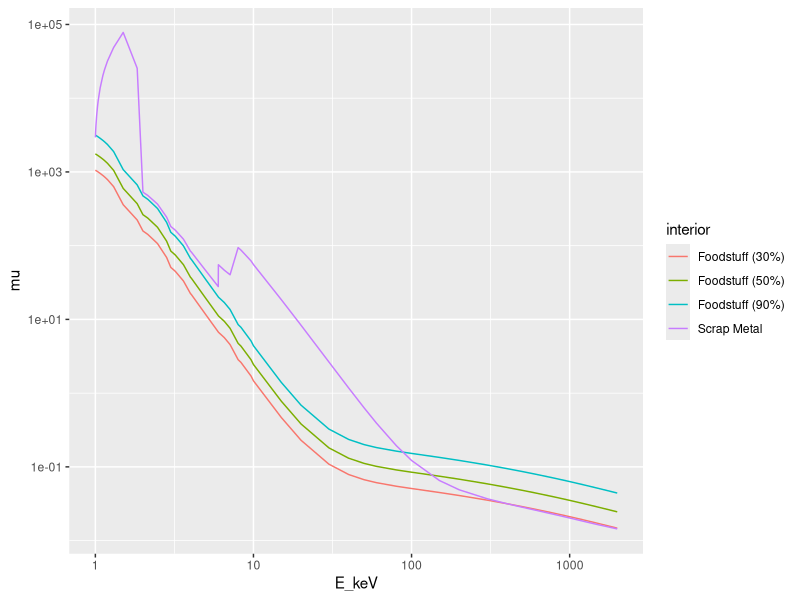

Generate this figure with R: (Note: this script raises an error after producing the figure.)
library(ggplot2)
library(dplyr)
library(tidyr)
#
# Atom attenuation coefficients ----
attenuation_coefficients <-
    rbind(
        data.frame(
            E_MeV = c(
                1.00000e-03, 1.50000e-03, 2.00000e-03, 3.00000e-03, 4.00000e-03,
                5.00000e-03, 6.00000e-03, 8.00000e-03, 1.00000e-02, 1.50000e-02,
                2.00000e-02, 3.00000e-02, 4.00000e-02, 5.00000e-02, 6.00000e-02,
                8.00000e-02, 1.00000e-01, 1.50000e-01, 2.00000e-01, 3.00000e-01,
                4.00000e-01, 5.00000e-01, 6.00000e-01, 8.00000e-01, 1.00000e+00,
                1.25000e+00, 1.50000e+00, 2.00000e+00, 3.00000e+00, 4.00000e+00,
                5.00000e+00, 6.00000e+00, 8.00000e+00, 1.00000e+01, 1.50000e+01,
                2.00000e+01
            ),
            mu_cm2_g = c(
                7.217e+00, 2.148e+00, 1.059e+00, 5.612e-01, 4.546e-01, 4.193e-01,
                4.042e-01, 3.914e-01, 3.854e-01, 3.764e-01, 3.695e-01, 3.570e-01,
                3.458e-01, 3.355e-01, 3.260e-01, 3.091e-01, 2.944e-01, 2.651e-01,
                2.429e-01, 2.112e-01, 1.893e-01, 1.729e-01, 1.599e-01, 1.405e-01,
                1.263e-01, 1.129e-01, 1.027e-01, 8.769e-02, 6.921e-02, 5.806e-02,
                5.049e-02, 4.498e-02, 3.746e-02, 3.254e-02, 2.539e-02, 2.153e-02
            ),
            atom = "H"
        ),
        data.frame(
            E_MeV = c(
                1.00000e-03, 1.50000e-03, 2.00000e-03, 3.00000e-03, 4.00000e-03,
                5.00000e-03, 6.00000e-03, 8.00000e-03, 1.00000e-02, 1.50000e-02,
                2.00000e-02, 3.00000e-02, 4.00000e-02, 5.00000e-02, 6.00000e-02,
                8.00000e-02, 1.00000e-01, 1.50000e-01, 2.00000e-01, 3.00000e-01,
                4.00000e-01, 5.00000e-01, 6.00000e-01, 8.00000e-01, 1.00000e+00,
                1.25000e+00, 1.50000e+00, 2.00000e+00, 3.00000e+00, 4.00000e+00,
                5.00000e+00, 6.00000e+00, 8.00000e+00, 1.00000e+01, 1.50000e+01,
                2.00000e+01
            ),
            mu_cm2_g = c(
                2.211e+03, 7.002e+02, 3.026e+02, 9.033e+01, 3.778e+01, 1.912e+01,
                1.095e+01, 4.576e+00, 2.373e+00, 8.071e-01, 4.420e-01, 2.562e-01,
                2.076e-01, 1.871e-01, 1.753e-01, 1.610e-01, 1.514e-01, 1.347e-01,
                1.229e-01, 1.066e-01, 9.546e-02, 8.715e-02, 8.058e-02, 7.076e-02,
                6.361e-02, 5.690e-02, 5.179e-02, 4.442e-02, 3.562e-02, 3.047e-02,
                2.708e-02, 2.469e-02, 2.154e-02, 1.959e-02, 1.698e-02, 1.575e-02
            ),
            atom = "C"
        ),
        data.frame(
            E_MeV = c(
                1.00000e-03, 1.50000e-03, 2.00000e-03, 3.00000e-03, 4.00000e-03,
                5.00000e-03, 6.00000e-03, 8.00000e-03, 1.00000e-02, 1.50000e-02,
                2.00000e-02, 3.00000e-02, 4.00000e-02, 5.00000e-02, 6.00000e-02,
                8.00000e-02, 1.00000e-01, 1.50000e-01, 2.00000e-01, 3.00000e-01,
                4.00000e-01, 5.00000e-01, 6.00000e-01, 8.00000e-01, 1.00000e+00,
                1.25000e+00, 1.50000e+00, 2.00000e+00, 3.00000e+00, 4.00000e+00,
                5.00000e+00, 6.00000e+00, 8.00000e+00, 1.00000e+01, 1.50000e+01,
                2.00000e+01
            ),
            mu_cm2_g = c(
                3.311e+03, 1.083e+03, 4.769e+02, 1.456e+02, 6.166e+01, 3.144e+01,
                1.809e+01, 7.562e+00, 3.879e+00, 1.236e+00, 6.178e-01, 3.066e-01,
                2.288e-01, 1.980e-01, 1.817e-01, 1.639e-01, 1.529e-01, 1.353e-01,
                1.233e-01, 1.068e-01, 9.557e-02, 8.719e-02, 8.063e-02, 7.081e-02,
                6.364e-02, 5.693e-02, 5.180e-02, 4.450e-02, 3.579e-02, 3.073e-02,
                2.742e-02, 2.511e-02, 2.209e-02, 2.024e-02, 1.782e-02, 1.673e-02
            ),
            atom = "N"
        ),
        data.frame(
            E_MeV = c(
                1.00000e-03, 1.50000e-03, 2.00000e-03, 3.00000e-03, 4.00000e-03,
                5.00000e-03, 6.00000e-03, 8.00000e-03, 1.00000e-02, 1.50000e-02,
                2.00000e-02, 3.00000e-02, 4.00000e-02, 5.00000e-02, 6.00000e-02,
                8.00000e-02, 1.00000e-01, 1.50000e-01, 2.00000e-01, 3.00000e-01,
                4.00000e-01, 5.00000e-01, 6.00000e-01, 8.00000e-01, 1.00000e+00,
                1.25000e+00, 1.50000e+00, 2.00000e+00, 3.00000e+00, 4.00000e+00,
                5.00000e+00, 6.00000e+00, 8.00000e+00, 1.00000e+01, 1.50000e+01,
                2.00000e+01
            ),
            mu_cm2_g = c(
                4.590e+03, 1.549e+03, 6.949e+02, 2.171e+02, 9.315e+01, 4.790e+01,
                2.770e+01, 1.163e+01, 5.952e+00, 1.836e+00, 8.651e-01, 3.779e-01,
                2.585e-01, 2.132e-01, 1.907e-01, 1.678e-01, 1.551e-01, 1.361e-01,
                1.237e-01, 1.070e-01, 9.566e-02, 8.729e-02, 8.070e-02, 7.087e-02,
                6.372e-02, 5.697e-02, 5.185e-02, 4.459e-02, 3.597e-02, 3.100e-02,
                2.777e-02, 2.552e-02, 2.263e-02, 2.089e-02, 1.866e-02, 1.770e-02
            ),
            atom = "O"
        ),
        data.frame(
            E_MeV = c(
                1.00000e-03, 1.03542e-03, 1.07210e-03, 1.07210e-03, 1.50000e-03,
                2.00000e-03, 3.00000e-03, 4.00000e-03, 5.00000e-03, 6.00000e-03,
                8.00000e-03, 1.00000e-02, 1.50000e-02, 2.00000e-02, 3.00000e-02,
                4.00000e-02, 5.00000e-02, 6.00000e-02, 8.00000e-02, 1.00000e-01,
                1.50000e-01, 2.00000e-01, 3.00000e-01, 4.00000e-01, 5.00000e-01,
                6.00000e-01, 8.00000e-01, 1.00000e+00, 1.25000e+00, 1.50000e+00,
                2.00000e+00, 3.00000e+00, 4.00000e+00, 5.00000e+00, 6.00000e+00,
                8.00000e+00, 1.00000e+01, 1.50000e+01, 2.00000e+01
            ),
            mu_cm2_g = c(
                6.542e+02, 5.960e+02, 5.429e+02, 6.435e+03, 3.194e+03, 1.521e+03,
                5.070e+02, 2.261e+02, 1.194e+02, 7.030e+01, 3.018e+01, 1.557e+01,
                4.694e+00, 2.057e+00, 7.197e-01, 3.969e-01, 2.804e-01, 2.268e-01,
                1.796e-01, 1.585e-01, 1.335e-01, 1.199e-01, 1.029e-01, 9.185e-02,
                8.372e-02, 7.736e-02, 6.788e-02, 6.100e-02, 5.454e-02, 4.968e-02,
                4.282e-02, 3.487e-02, 3.037e-02, 2.753e-02, 2.559e-02, 2.319e-02,
                2.181e-02, 2.023e-02, 1.970e-02
            ),
            atom = "Na"
        ),
        data.frame(
            E_MeV = c(
                1.00000e-03, 1.14237e-03, 1.30500e-03, 1.30500e-03, 1.50000e-03,
                2.00000e-03, 3.00000e-03, 4.00000e-03, 5.00000e-03, 6.00000e-03,
                8.00000e-03, 1.00000e-02, 1.50000e-02, 2.00000e-02, 3.00000e-02,
                4.00000e-02, 5.00000e-02, 6.00000e-02, 8.00000e-02, 1.00000e-01,
                1.50000e-01, 2.00000e-01, 3.00000e-01, 4.00000e-01, 5.00000e-01,
                6.00000e-01, 8.00000e-01, 1.00000e+00, 1.25000e+00, 1.50000e+00,
                2.00000e+00, 3.00000e+00, 4.00000e+00, 5.00000e+00, 6.00000e+00,
                8.00000e+00, 1.00000e+01, 1.50000e+01, 2.00000e+01
            ),
            mu_cm2_g = c(
                9.225e+02, 6.474e+02, 4.530e+02, 5.444e+03, 4.004e+03, 1.932e+03,
                6.585e+02, 2.974e+02, 1.583e+02, 9.381e+01, 4.061e+01, 2.105e+01,
                6.358e+00, 2.763e+00, 9.306e-01, 4.881e-01, 3.292e-01, 2.570e-01,
                1.951e-01, 1.686e-01, 1.394e-01, 1.245e-01, 1.065e-01, 9.492e-02,
                8.647e-02, 7.988e-02, 7.008e-02, 6.296e-02, 5.629e-02, 5.129e-02,
                4.426e-02, 3.613e-02, 3.159e-02, 2.873e-02, 2.681e-02, 2.445e-02,
                2.313e-02, 2.168e-02, 2.127e-02
            ),
            atom = "Mg"
        ),
        data.frame(
            E_MeV = c(
                1.00000e-03, 1.50000e-03, 1.83890e-03, 1.83890e-03, 2.00000e-03,
                3.00000e-03, 4.00000e-03, 5.00000e-03, 6.00000e-03, 8.00000e-03,
                1.00000e-02, 1.50000e-02, 2.00000e-02, 3.00000e-02, 4.00000e-02,
                5.00000e-02, 6.00000e-02, 8.00000e-02, 1.00000e-01, 1.50000e-01,
                2.00000e-01, 3.00000e-01, 4.00000e-01, 5.00000e-01, 6.00000e-01,
                8.00000e-01, 1.00000e+00, 1.25000e+00, 1.50000e+00, 2.00000e+00,
                3.00000e+00, 4.00000e+00, 5.00000e+00, 6.00000e+00, 8.00000e+00,
                1.00000e+01, 1.50000e+01, 2.00000e+01
            ),
            mu_cm2_g = c(
                1.570e+03, 5.355e+02, 3.092e+02, 3.192e+03, 2.777e+03, 9.784e+02,
                4.529e+02, 2.450e+02, 1.470e+02, 6.468e+01, 3.389e+01, 1.034e+01,
                4.464e+00, 1.436e+00, 7.012e-01, 4.385e-01, 3.207e-01, 2.228e-01,
                1.835e-01, 1.448e-01, 1.275e-01, 1.082e-01, 9.614e-02, 8.748e-02,
                8.077e-02, 7.082e-02, 6.361e-02, 5.688e-02, 5.183e-02, 4.480e-02,
                3.678e-02, 3.240e-02, 2.967e-02, 2.788e-02, 2.574e-02, 2.462e-02,
                2.352e-02, 2.338e-02
            ),
            atom = "Si"
        ),
        data.frame(
            E_MeV = c(
                1.00000e-03, 1.50000e-03, 2.00000e-03, 2.14550e-03, 2.14550e-03,
                3.00000e-03, 4.00000e-03, 5.00000e-03, 6.00000e-03, 8.00000e-03,
                1.00000e-02, 1.50000e-02, 2.00000e-02, 3.00000e-02, 4.00000e-02,
                5.00000e-02, 6.00000e-02, 8.00000e-02, 1.00000e-01, 1.50000e-01,
                2.00000e-01, 3.00000e-01, 4.00000e-01, 5.00000e-01, 6.00000e-01,
                8.00000e-01, 1.00000e+00, 1.25000e+00, 1.50000e+00, 2.00000e+00,
                3.00000e+00, 4.00000e+00, 5.00000e+00, 6.00000e+00, 8.00000e+00,
                1.00000e+01, 1.50000e+01, 2.00000e+01
            ),
            mu_cm2_g = c(
                1.913e+03, 6.547e+02, 3.018e+02, 2.494e+02, 2.473e+03, 1.118e+03,
                5.242e+02, 2.860e+02, 1.726e+02, 7.660e+01, 4.035e+01, 1.239e+01,
                5.352e+00, 1.700e+00, 8.096e-01, 4.916e-01, 3.494e-01, 2.324e-01,
                1.865e-01, 1.432e-01, 1.250e-01, 1.055e-01, 9.359e-02, 8.511e-02,
                7.854e-02, 6.884e-02, 6.182e-02, 5.526e-02, 5.039e-02, 4.358e-02,
                3.590e-02, 3.172e-02, 2.915e-02, 2.747e-02, 2.552e-02, 2.452e-02,
                2.364e-02, 2.363e-02
            ),
            atom = "P"
        ),
        data.frame(
            E_MeV = c(
                1.00000e-03, 1.50000e-03, 2.00000e-03, 2.47200e-03, 2.47200e-03,
                3.00000e-03, 4.00000e-03, 5.00000e-03, 6.00000e-03, 8.00000e-03,
                1.00000e-02, 1.50000e-02, 2.00000e-02, 3.00000e-02, 4.00000e-02,
                5.00000e-02, 6.00000e-02, 8.00000e-02, 1.00000e-01, 1.50000e-01,
                2.00000e-01, 3.00000e-01, 4.00000e-01, 5.00000e-01, 6.00000e-01,
                8.00000e-01, 1.00000e+00, 1.25000e+00, 1.50000e+00, 2.00000e+00,
                3.00000e+00, 4.00000e+00, 5.00000e+00, 6.00000e+00, 8.00000e+00,
                1.00000e+01, 1.50000e+01, 2.00000e+01
            ),
            mu_cm2_g = c(
                2.429e+03, 8.342e+02, 3.853e+02, 2.168e+02, 2.070e+03, 1.339e+03,
                6.338e+02, 3.487e+02, 2.116e+02, 9.465e+01, 5.012e+01, 1.550e+01,
                6.708e+00, 2.113e+00, 9.872e-01, 5.849e-01, 4.053e-01, 2.585e-01,
                2.020e-01, 1.506e-01, 1.302e-01, 1.091e-01, 9.665e-02, 8.781e-02,
                8.102e-02, 7.098e-02, 6.373e-02, 5.697e-02, 5.193e-02, 4.498e-02,
                3.715e-02, 3.293e-02, 3.036e-02, 2.872e-02, 2.682e-02, 2.589e-02,
                2.517e-02, 2.529e-02
            ),
            atom = "S"
        ),
        data.frame(
            E_MeV = c(
                1.00000e-03, 1.50000e-03, 2.00000e-03, 2.82240e-03, 2.82240e-03,
                3.00000e-03, 4.00000e-03, 5.00000e-03, 6.00000e-03, 8.00000e-03,
                1.00000e-02, 1.50000e-02, 2.00000e-02, 3.00000e-02, 4.00000e-02,
                5.00000e-02, 6.00000e-02, 8.00000e-02, 1.00000e-01, 1.50000e-01,
                2.00000e-01, 3.00000e-01, 4.00000e-01, 5.00000e-01, 6.00000e-01,
                8.00000e-01, 1.00000e+00, 1.25000e+00, 1.50000e+00, 2.00000e+00,
                3.00000e+00, 4.00000e+00, 5.00000e+00, 6.00000e+00, 8.00000e+00,
                1.00000e+01, 1.50000e+01, 2.00000e+01
            ),
            mu_cm2_g = c(
                2.832e+03, 9.771e+02, 4.520e+02, 1.774e+02, 1.637e+03, 1.473e+03,
                7.037e+02, 3.901e+02, 2.384e+02, 1.075e+02, 5.725e+01, 1.784e+01,
                7.739e+00, 2.425e+00, 1.117e+00, 6.483e-01, 4.395e-01, 2.696e-01,
                2.050e-01, 1.480e-01, 1.266e-01, 1.054e-01, 9.311e-02, 8.453e-02,
                7.795e-02, 6.826e-02, 6.128e-02, 5.478e-02, 4.994e-02, 4.328e-02,
                3.585e-02, 3.188e-02, 2.950e-02, 2.798e-02, 2.628e-02, 2.549e-02,
                2.496e-02, 2.520e-02
            ),
            atom = "Cl"
        ),
        data.frame(
            E_MeV = c(
                1.00000e-03, 1.50000e-03, 2.00000e-03, 3.00000e-03, 3.20290e-03,
                3.20290e-03, 4.00000e-03, 5.00000e-03, 6.00000e-03, 8.00000e-03,
                1.00000e-02, 1.50000e-02, 2.00000e-02, 3.00000e-02, 4.00000e-02,
                5.00000e-02, 6.00000e-02, 8.00000e-02, 1.00000e-01, 1.50000e-01,
                2.00000e-01, 3.00000e-01, 4.00000e-01, 5.00000e-01, 6.00000e-01,
                8.00000e-01, 1.00000e+00, 1.25000e+00, 1.50000e+00, 2.00000e+00,
                3.00000e+00, 4.00000e+00, 5.00000e+00, 6.00000e+00, 8.00000e+00,
                1.00000e+01, 1.50000e+01, 2.00000e+01
            ),
            mu_cm2_g = c(
                3.184e+03, 1.105e+03, 5.120e+02, 1.703e+02, 1.424e+02, 1.275e+03,
                7.572e+02, 4.225e+02, 2.593e+02, 1.180e+02, 6.316e+01, 1.983e+01,
                8.629e+00, 2.697e+00, 1.228e+00, 7.012e-01, 4.664e-01, 2.760e-01,
                2.043e-01, 1.427e-01, 1.205e-01, 9.953e-02, 8.776e-02, 7.958e-02,
                7.335e-02, 6.419e-02, 5.762e-02, 5.150e-02, 4.695e-02, 4.074e-02,
                3.384e-02, 3.019e-02, 2.802e-02, 2.667e-02, 2.517e-02, 2.451e-02,
                2.418e-02, 2.453e-02
            ),
            atom = "Ar"
        ),
        data.frame(
            E_MeV = c(
                1.00000e-03, 1.50000e-03, 2.00000e-03, 3.00000e-03, 3.60740e-03,
                3.60740e-03, 4.00000e-03, 5.00000e-03, 6.00000e-03, 8.00000e-03,
                1.00000e-02, 1.50000e-02, 2.00000e-02, 3.00000e-02, 4.00000e-02,
                5.00000e-02, 6.00000e-02, 8.00000e-02, 1.00000e-01, 1.50000e-01,
                2.00000e-01, 3.00000e-01, 4.00000e-01, 5.00000e-01, 6.00000e-01,
                8.00000e-01, 1.00000e+00, 1.25000e+00, 1.50000e+00, 2.00000e+00,
                3.00000e+00, 4.00000e+00, 5.00000e+00, 6.00000e+00, 8.00000e+00,
                1.00000e+01, 1.50000e+01, 2.00000e+01
            ),
            mu_cm2_g = c(
                4.058e+03, 1.418e+03, 6.592e+02, 2.198e+02, 1.327e+02, 1.201e+03,
                9.256e+02, 5.189e+02, 3.205e+02, 1.469e+02, 7.907e+01, 2.503e+01,
                1.093e+01, 3.413e+00, 1.541e+00, 8.679e-01, 5.678e-01, 3.251e-01,
                2.345e-01, 1.582e-01, 1.319e-01, 1.080e-01, 9.495e-02, 8.600e-02,
                7.922e-02, 6.929e-02, 6.216e-02, 5.556e-02, 5.068e-02, 4.399e-02,
                3.666e-02, 3.282e-02, 3.054e-02, 2.915e-02, 2.766e-02, 2.704e-02,
                2.687e-02, 2.737e-02
            ),
            atom = "K"
        ),
        data.frame(
            E_MeV = c(
                1.00000e-03, 1.50000e-03, 2.00000e-03, 3.00000e-03, 4.00000e-03,
                4.03810e-03, 4.03810e-03, 5.00000e-03, 6.00000e-03, 8.00000e-03,
                1.00000e-02, 1.50000e-02, 2.00000e-02, 3.00000e-02, 4.00000e-02,
                5.00000e-02, 6.00000e-02, 8.00000e-02, 1.00000e-01, 1.50000e-01,
                2.00000e-01, 3.00000e-01, 4.00000e-01, 5.00000e-01, 6.00000e-01,
                8.00000e-01, 1.00000e+00, 1.25000e+00, 1.50000e+00, 2.00000e+00,
                3.00000e+00, 4.00000e+00, 5.00000e+00, 6.00000e+00, 8.00000e+00,
                1.00000e+01, 1.50000e+01, 2.00000e+01
            ),
            mu_cm2_g = c(
                4.867e+03, 1.714e+03, 7.999e+02, 2.676e+02, 1.218e+02, 1.187e+02,
                1.023e+03, 6.026e+02, 3.731e+02, 1.726e+02, 9.341e+01, 2.979e+01,
                1.306e+01, 4.080e+00, 1.830e+00, 1.019e+00, 6.578e-01, 3.656e-01,
                2.571e-01, 1.674e-01, 1.376e-01, 1.116e-01, 9.783e-02, 8.851e-02,
                8.148e-02, 7.122e-02, 6.388e-02, 5.709e-02, 5.207e-02, 4.524e-02,
                3.780e-02, 3.395e-02, 3.170e-02, 3.035e-02, 2.892e-02, 2.839e-02,
                2.838e-02, 2.903e-02
            ),
            atom = "Ca"
        ),
        data.frame(
            E_MeV = c(
                1.00000e-03, 1.50000e-03, 2.00000e-03, 3.00000e-03, 4.00000e-03,
                5.00000e-03, 5.98920e-03, 5.98920e-03, 6.00000e-03, 8.00000e-03,
                1.00000e-02, 1.50000e-02, 2.00000e-02, 3.00000e-02, 4.00000e-02,
                5.00000e-02, 6.00000e-02, 8.00000e-02, 1.00000e-01, 1.50000e-01,
                2.00000e-01, 3.00000e-01, 4.00000e-01, 5.00000e-01, 6.00000e-01,
                8.00000e-01, 1.00000e+00, 1.25000e+00, 1.50000e+00, 2.00000e+00,
                3.00000e+00, 4.00000e+00, 5.00000e+00, 6.00000e+00, 8.00000e+00,
                1.00000e+01, 1.50000e+01, 2.00000e+01
            ),
            mu_cm2_g = c(
                7.405e+03, 2.694e+03, 1.277e+03, 4.339e+02, 1.988e+02, 1.080e+02,
                6.574e+01, 5.977e+02, 5.160e+02, 2.513e+02, 1.386e+02, 4.571e+01,
                2.038e+01, 6.434e+00, 2.856e+00, 1.550e+00, 9.639e-01, 4.905e-01,
                3.166e-01, 1.788e-01, 1.378e-01, 1.067e-01, 9.213e-02, 8.281e-02,
                7.598e-02, 6.620e-02, 5.930e-02, 5.295e-02, 4.832e-02, 4.213e-02,
                3.559e-02, 3.235e-02, 3.057e-02, 2.956e-02, 2.869e-02, 2.855e-02,
                2.920e-02, 3.026e-02
            ),
            atom = "Cr"
        ),
        data.frame(
            E_MeV = c(
                1.00000e-03, 1.50000e-03, 2.00000e-03, 3.00000e-03, 4.00000e-03,
                5.00000e-03, 6.00000e-03, 6.53900e-03, 6.53900e-03, 8.00000e-03,
                1.00000e-02, 1.50000e-02, 2.00000e-02, 3.00000e-02, 4.00000e-02,
                5.00000e-02, 6.00000e-02, 8.00000e-02, 1.00000e-01, 1.50000e-01,
                2.00000e-01, 3.00000e-01, 4.00000e-01, 5.00000e-01, 6.00000e-01,
                8.00000e-01, 1.00000e+00, 1.25000e+00, 1.50000e+00, 2.00000e+00,
                3.00000e+00, 4.00000e+00, 5.00000e+00, 6.00000e+00, 8.00000e+00,
                1.00000e+01, 1.50000e+01, 2.00000e+01
            ),
            mu_cm2_g = c(
                8.093e+03, 2.984e+03, 1.421e+03, 4.851e+02, 2.229e+02, 1.212e+02,
                7.350e+01, 5.803e+01, 4.520e+02, 2.734e+02, 1.514e+02, 5.027e+01,
                2.253e+01, 7.141e+00, 3.169e+00, 1.714e+00, 1.060e+00, 5.306e-01,
                3.367e-01, 1.838e-01, 1.391e-01, 1.062e-01, 9.133e-02, 8.192e-02,
                7.509e-02, 6.537e-02, 5.852e-02, 5.224e-02, 4.769e-02, 4.162e-02,
                3.524e-02, 3.213e-02, 3.045e-02, 2.952e-02, 2.875e-02, 2.871e-02,
                2.951e-02, 3.068e-02
            ),
            atom = "Mn"
        ),
        data.frame(
            E_MeV = c(
                1.00000e-03, 1.50000e-03, 2.00000e-03, 3.00000e-03, 4.00000e-03,
                5.00000e-03, 6.00000e-03, 7.11200e-03, 7.11200e-03, 8.00000e-03,
                1.00000e-02, 1.50000e-02, 2.00000e-02, 3.00000e-02, 4.00000e-02,
                5.00000e-02, 6.00000e-02, 8.00000e-02, 1.00000e-01, 1.50000e-01,
                2.00000e-01, 3.00000e-01, 4.00000e-01, 5.00000e-01, 6.00000e-01,
                8.00000e-01, 1.00000e+00, 1.25000e+00, 1.50000e+00, 2.00000e+00,
                3.00000e+00, 4.00000e+00, 5.00000e+00, 6.00000e+00, 8.00000e+00,
                1.00000e+01, 1.50000e+01, 2.00000e+01
            ),
            mu_cm2_g = c(
                9.085e+03, 3.399e+05, 1.626e+03, 5.576e+02, 2.567e+02, 1.398e+02,
                8.484e+01, 5.319e+01, 4.076e+02, 3.056e+02, 1.706e+02, 5.708e+01,
                2.568e+01, 8.176e+00, 3.629e+00, 1.958e+00, 1.205e+00, 5.952e-01,
                3.717e-01, 1.964e-01, 1.460e-01, 1.099e-01, 9.400e-02, 8.414e-02,
                7.704e-02, 6.699e-02, 5.995e-02, 5.350e-02, 4.883e-02, 4.265e-02,
                3.621e-02, 3.312e-02, 3.146e-02, 3.057e-02, 2.991e-02, 2.994e-02,
                3.092e-02, 3.224e-02
            ),
            atom = "Fe"
        ),
        data.frame(
            E_MeV = c(
                1.00000e-03, 1.00980e-03, 1.01970e-03, 1.01970e-03, 1.03119e-03,
                1.04280e-03, 1.04280e-03, 1.11565e-03, 1.19360e-03, 1.19360e-03,
                1.50000e-03, 2.00000e-03, 3.00000e-03, 4.00000e-03, 5.00000e-03,
                6.00000e-03, 8.00000e-03, 9.65860e-03, 9.65860e-03, 1.00000e-02,
                1.50000e-02, 2.00000e-02, 3.00000e-02, 4.00000e-02, 5.00000e-02,
                6.00000e-02, 8.00000e-02, 1.00000e-01, 1.50000e-01, 2.00000e-01,
                3.00000e-01, 4.00000e-01, 5.00000e-01, 6.00000e-01, 8.00000e-01,
                1.00000e+00, 1.25000e+00, 1.50000e+00, 2.00000e+00, 3.00000e+00,
                4.00000e+00, 5.00000e+00, 6.00000e+00, 8.00000e+00, 1.00000e+01,
                1.50000e+01, 2.00000e+01
            ),
            mu_cm2_g = c(
                1.553e+03, 1.518e+03, 1.484e+03, 3.804e+03, 5.097e+03, 6.518e+03,
                8.274e+03, 8.452e+03, 7.371e+03, 8.396e+03, 4.825e+03, 2.375e+03,
                8.311e+02, 3.865e+02, 2.118e+02, 1.290e+02, 5.875e+01, 3.505e+01,
                2.536e+02, 2.331e+02, 8.117e+01, 3.719e+01, 1.207e+01, 5.384e+00,
                2.892e+00, 1.760e+00, 8.364e-01, 4.973e-01, 2.341e-01, 1.617e-01,
                1.141e-01, 9.539e-02, 8.450e-02, 7.695e-02, 6.656e-02, 5.941e-02,
                5.296e-02, 4.834e-02, 4.235e-02, 3.634e-02, 3.360e-02, 3.225e-02,
                3.160e-02, 3.138e-02, 3.175e-02, 3.335e-02, 3.509e-02
            ),
            atom = "Zn"
        ),
        data.frame(
            E_MeV = c(
                1.00000e-03, 1.00404e-03, 1.00810e-03, 1.00810e-03, 1.50000e-03,
                2.00000e-03, 3.00000e-03, 4.00000e-03, 5.00000e-03, 6.00000e-03,
                8.00000e-03, 8.33280e-03, 8.33280e-03, 1.00000e-02, 1.50000e-02,
                2.00000e-02, 3.00000e-02, 4.00000e-02, 5.00000e-02, 6.00000e-02,
                8.00000e-02, 1.00000e-01, 1.50000e-01, 2.00000e-01, 3.00000e-01,
                4.00000e-01, 5.00000e-01, 6.00000e-01, 8.00000e-01, 1.00000e+00,
                1.25000e+00, 1.50000e+00, 2.00000e+00, 3.00000e+00, 4.00000e+00,
                5.00000e+00, 6.00000e+00, 8.00000e+00, 1.00000e+01, 1.50000e+01,
                2.00000e+01
            ),
            mu_cm2_g = c(
                9.855e+03, 9.753e+03, 9.654e+03, 1.099e+04, 4.234e+03, 2.049e+03,
                7.094e+02, 3.282e+02, 1.793e+02, 1.090e+02, 4.952e+01, 4.428e+01,
                3.294e+02, 2.090e+02, 7.081e+01, 3.220e+01, 1.034e+01, 4.600e+00,
                2.474e+00, 1.512e+00, 7.306e-01, 4.440e-01, 2.208e-01, 1.582e-01,
                1.154e-01, 9.765e-02, 8.698e-02, 7.944e-02, 6.891e-02, 6.160e-02,
                5.494e-02, 5.015e-02, 4.387e-02, 3.745e-02, 3.444e-02, 3.289e-02,
                3.210e-02, 3.164e-02, 3.185e-02, 3.320e-02, 3.476e-02
            ),
            atom = "Ni"
        )
    ) |>
    dplyr::filter(E_MeV <= 2)

# Bulk Material Mass Fractions ----

steel <- data.frame(
    atom = c("C", "N", "Si", "P", "S", "Cr", "Mn", "Fe", "Ni"),
    mass_fraction = c(
        0.000750, 0.001250, 0.005000, 0.000300, 0.000150, 0.180000,
        0.087500, 0.675050, 0.050000
    )
)

air <- data.frame(
    atom = c("C", "N", "O", "Ar"),
    mass_fraction = c(0.000124, 0.755268, 0.231781, 0.012827)
)

icrp <- data.frame(
    atom = c(
        "H", "C", "N", "O", "Na", "Mg",
        "P", "S", "Cl", "K", "Ca", "Fe", "Zn"
        ),
    mass_fraction = c(
        0.104472, 0.232190, 0.024880, 0.630238, 0.001130, 0.000130, 0.001330,
        0.001990, 0.001340, 0.001990, 0.000230, 0.000050, 0.000030
    )
)

# Scrap Metal Mass Fractions ----

get_scrap_metal <- function() {
    total_volume_cm3 <- 843.3 * 251.46 * 279.4

    df <-
        data.frame(
            material = c("Air", "Steel"),
            density_g_cm3 = c(0.001205, 7.86),
            allowed_mass_g = c(Inf, 2e7)
        ) |>
        mutate(volume_cm3 = total_volume_cm3 / density_g_cm3)

    df$volume_cm3[1] <- total_volume_cm3 - df$volume_cm3[2]

    df <- mutate(df,
        volume_fraction = volume_cm3 / total_volume_cm3,
        mass_g = density_g_cm3 * volume_cm3
    )
    total_mass_g = sum(df$mass_g)

    df$mass_fraction <- df$mass_g / total_mass_g

    scrap_metal <-
        rbind(
            mutate(air, scrap_fraction = df$mass_fraction[1]),
            mutate(steel, scrap_fraction = df$mass_fraction[2])
        ) |>
        mutate(
            total_mass_fraction = mass_fraction * scrap_fraction
        ) |>
        select(atom, total_mass_fraction) |>
        group_by(atom) |>
        summarise(mass_fraction = sum(total_mass_fraction))

    bulk_density_g_cm3 <- total_mass_g / total_volume_cm3

    return(list(bulk_density_g_cm3, scrap_metal))
}

# Foodstuff Mass Fractions ----

get_foodstuff <- function(packing_efficiency) {
    total_volume_cm3 <- 843.3 * 251.46 * 279.4

    df <-
        data.frame(
            material = c("Air", "ICRP"),
            density_g_cm3 = c(0.001205,1.0),
            volume_fraction = c(1 - packing_efficiency, packing_efficiency)
        ) |>
        mutate(
            volume_cm3 = volume_fraction * total_volume_cm3,
            mass_g = volume_cm3 * density_g_cm3
        )
    total_mass_g = sum(df$mass_g)
    bulk_density_g_cm3 = total_mass_g / total_volume_cm3

    df$mass_fraction <- df$mass_g / total_mass_g

    foodstuff <-
        rbind(
            mutate(air, food_fraction = df$mass_fraction[1]),
            mutate(icrp, food_fraction = df$mass_fraction[2])
        ) |>
        mutate(
            total_mass_fraction = mass_fraction * food_fraction
        ) |>
        select(atom, total_mass_fraction) |>
        group_by(atom) |>
        summarise(mass_fraction = sum(total_mass_fraction))

    return(list(bulk_density_g_cm3, foodstuff))
}

# Bulk attenuation coefficients ----

scrap_metal <- get_scrap_metal()
foodstuff50 <- get_foodstuff(0.5)
foodstuff90 <- get_foodstuff(0.9)
foodstuff30 <- get_foodstuff(0.3)

atomic_compositions <-
    rbind(
        mutate(
            scrap_metal[[2]],
            density = scrap_metal[[1]],
            material = "Scrap Metal"
        ),
        mutate(
            foodstuff30[[2]],
            density = foodstuff30[[1]],
            material = "Foodstuff (30%)"
        ),
        mutate(
            foodstuff50[[2]],
            density = foodstuff50[[1]],
            material = "Foodstuff (50%)"
        ),
        mutate(
            foodstuff90[[2]],
            density = foodstuff50[[1]],
            material = "Foodstuff (90%)"
        )
    )

atom_lookup <- Vectorize(function(.atom, .material) {
    output <- atomic_compositions |>
        filter(material == .material) |>
        filter(atom == .atom) |>
        pull(mass_fraction) |>
        unname()

    return(output[1])
})


materials <-
    attenuation_coefficients |>
    mutate(
        scrap_metal = unname(atom_lookup(atom, "Scrap Metal")),
        food30 = unname(atom_lookup(atom, "Foodstuff (30%)")),
        food50 = unname(atom_lookup(atom, "Foodstuff (50%)")),
        food90 = unname(atom_lookup(atom, "Foodstuff (90%)"))
    )

materials[is.na(materials$scrap_metal),]$scrap_metal <- 0
materials[is.na(materials$food30),]$food30 <- 0
materials[is.na(materials$food50),]$food50 <- 0
materials[is.na(materials$food90),]$food90 <- 0

materials <-
    materials |>
    rename(
        `Foodstuff (90%)` = food90,
        `Foodstuff (50%)` = food50,
        `Foodstuff (30%)` = food30,
        `Scrap Metal` = scrap_metal
    ) |>
    pivot_longer(
        cols = c(
            "Foodstuff (90%)",
            "Foodstuff (30%)",
            "Foodstuff (50%)",
            "Scrap Metal"
        ),
        names_to = "interior",
        values_to = "mass_fraction"
    ) |>
    as.data.frame() |>
    mutate(density_g_cm3 = Vectorize(function (.interior) {
        if (.interior == "Scrap Metal") {
            return(0.3387145)
        }
        else if (.interior == "Foodstuff (30%)") {
            return(foodstuff30[[1]])
        }
        else if (.interior == "Foodstuff (50%)") {
            return(foodstuff50[[1]])
        }
        else if (.interior == "Foodstuff (90%)") {
            return(foodstuff90[[1]])
        }
        else {
            return(0)
        }
    })(interior)) |>
    mutate(
        partial_mu = mu_cm2_g * mass_fraction * density_g_cm3,
        E_MeV = 1000 * E_MeV
    ) |>
    rename(E_keV = E_MeV) |>
    select(E_keV, atom, interior, partial_mu)




# Interoplate Energies ----

all_E_keV <- unique(materials$E_keV)
num_E_keV <- length(all_E_keV)
all_atom <- unique(materials$atom)
num_atom <- length(all_atom)
all_interior <- unique(materials$interior)
num_interior <- length(all_interior)

mu_lookup <- Vectorize(function(.E_keV, .atom, .interior) {
    element_subset <-
        materials |>
        filter(atom == .atom) |>
        filter(interior == .interior)

    mass_fraction <- element_subset$mass_fraction[1]
    element_subset <- select(element_subset, E_keV, partial_mu)

    if (.E_keV %in% element_subset$E_keV) {
        partial_mu <-
            element_subset |>
            filter(E_keV == .E_keV) |>
            pull(partial_mu)
        partial_mu <- partial_mu[1]
    }
    else {
        lower_energy <- max(
            element_subset[element_subset$E_keV < .E_keV,]$E_keV
        )
        upper_energy <- min(
            element_subset[element_subset$E_keV > .E_keV,]$E_keV
        )

        lower_mu <- element_subset[
            element_subset$E_keV == lower_energy,]$partial_mu[1]
        upper_mu <- element_subset[
            element_subset$E_keV == upper_energy,]$partial_mu[1]

        partial_mu <-
            lower_mu +
            (((upper_mu - lower_mu) / (upper_energy - lower_energy)) *
                 (.E_keV - lower_energy))
    }
    return(unlist(unname(partial_mu))[1])
})

materials2 <-
    data.frame(
        E_keV = rep(
            rep(all_E_keV, each = num_atom),
            times = num_interior
        ),
        atom = rep(
            rep(all_atom, times = num_E_keV),
            times = num_interior
        ),
        interior = rep(all_interior, each = num_atom * num_E_keV)
    ) |>
    mutate(partial_mu = mu_lookup(E_keV, atom, interior))



materials2 <-
    materials2 |>
    select(-atom) |>
    group_by(interior, E_keV) |>
    summarise(mu = sum(partial_mu)) |>
    mutate(interior = as.factor(interior))

ggplot(materials2, aes(x=E_keV, y=mu, color=interior)) + geom_line()+scale_x_log10()+scale_y_log10()

# Plot Creation ----









all_E <- unique(materials$E_MeV)

energy_interpolate <- function(element) {
    element_subset <- dplyr::filter(materials, Material == element)

    foods_mass_fraction <- element_subset$mass_fraction_foods[1]
    metal_mass_fraction <- element_subset$mass_fraction_metal[1]

    element_subset <- dplyr::select(element_subset, E_MeV, mu_cm2_g)

    for (energy in all_E) {
        if(!(energy %in% element_subset$E_MeV)) {

            lower_energy <- max(
                element_subset[element_subset$E_MeV < energy,]$E_MeV
            )
            upper_energy <- min(
                element_subset[element_subset$E_MeV > energy,]$E_MeV
            )

            lower_mu <- element_subset[
                element_subset$E_MeV == lower_energy,]$mu_cm2_g
            upper_mu <- element_subset[
                element_subset$E_MeV == upper_energy,]$mu_cm2_g

            estimated_mu <-
                lower_mu +
                (((upper_mu - lower_mu) / (upper_energy - lower_energy)) *
                     (energy - lower_energy))

            element_subset[nrow(element_subset) + 1,] <- c(energy, estimated_mu)
        }
    }

    element_subset <- dplyr::mutate(
        element_subset,
        Material = element,
        mass_fraction_foods = foods_mass_fraction,
        mass_fraction_metal = metal_mass_fraction
    )

    return(element_subset)
}

materials2 <- rbind(
    energy_interpolate("Hydrogen"),
    energy_interpolate("Carbon"),
    energy_interpolate("Nitrogen"),
    energy_interpolate("Oxygen"),
    energy_interpolate("Sodium"),
    energy_interpolate("Magnesium"),
    energy_interpolate("Silicon"),
    energy_interpolate("Phosphorus"),
    energy_interpolate("Sulfur"),
    energy_interpolate("Chlorine"),
    energy_interpolate("Argon"),
    energy_interpolate("Potassium"),
    energy_interpolate("Calcium"),
    energy_interpolate("Chromium"),
    energy_interpolate("Manganese"),
    energy_interpolate("Iron"),
    energy_interpolate("Zinc"),
    energy_interpolate("Nickel")
) |>
    dplyr::mutate(
        Material = as.factor(Material),
        density_foods = 0.5006025,
        density_metal = 0.3387145,
        partial_foods_mu_cm2_g = mass_fraction_foods * mu_cm2_g,
        partial_metal_mu_cm2_g = mass_fraction_metal * mu_cm2_g,
        partial_foods_mu_cm = density_foods * partial_foods_mu_cm2_g,
        partial_metal_mu_cm = density_metal * partial_metal_mu_cm2_g
    )

bulk_materials <- dplyr::mutate(
    data.frame(E_MeV = all_E),
    Foodstuff = 0,
    Scrap_Metal = 0
)

for (i in 1:nrow(bulk_materials)) {
    subset_i <- dplyr::filter(materials2, E_MeV == bulk_materials$E_MeV[i])
    bulk_materials$Foodstuff[i] <- sum(subset_i$partial_foods_mu_cm)
    bulk_materials$Scrap_Metal[i] <- sum(subset_i$partial_metal_mu_cm)
}

bulk_materials <- tidyr::pivot_longer(
    bulk_materials,
    cols = c("Foodstuff", "Scrap_Metal"),
    names_to = "Material",
    values_to = "mu_cm"
)

bulk_materials[
    bulk_materials$Material == "Scrap_Metal",
]$Material <- "Scrap Metal"
























cargo_atten <-
    data.frame(
        E_MeV = c(
            0.001, 0.001, 0.0015, 0.0015, 0.002, 0.002, 0.003,
            0.003, 0.004, 0.004, 0.005, 0.005, 0.006, 0.006, 0.008,
            0.008, 0.01, 0.01, 0.015, 0.015, 0.02, 0.02, 0.03,
            0.03, 0.04, 0.04, 0.05, 0.05, 0.06, 0.06, 0.08, 0.08,
            0.1, 0.1, 0.15, 0.15, 0.2, 0.2, 0.3, 0.3, 0.4, 0.4,
            0.5, 0.5, 0.6, 0.6, 0.8, 0.8, 1, 1, 1.25, 1.25, 1.5,
            1.5, 2, 2, 0.00103542, 0.00103542, 0.0010721,
            0.0010721, 0.00114237, 0.00114237, 0.001305, 0.001305,
            0.0018389, 0.0018389, 0.0021455, 0.0021455, 0.002472,
            0.002472, 0.0028224, 0.0028224, 0.0032029, 0.0032029,
            0.0036074, 0.0036074, 0.0040381, 0.0040381, 0.0059892,
            0.0059892, 0.006539, 0.006539, 0.007112, 0.007112,
            0.0010098, 0.0010098, 0.0010197, 0.0010197, 0.00103119,
            0.00103119, 0.0010428, 0.0010428, 0.00111565,
            0.00111565, 0.0011936, 0.0011936, 0.0096586, 0.0096586,
            0.00100404, 0.00100404, 0.0010081, 0.0010081,
            0.0083328, 0.0083328
        ),
        Material = as.factor(c(
            "Foodstuff", "Scrap Metal", "Foodstuff", "Scrap Metal",
            "Foodstuff", "Scrap Metal", "Foodstuff", "Scrap Metal",
            "Foodstuff", "Scrap Metal", "Foodstuff", "Scrap Metal",
            "Foodstuff", "Scrap Metal", "Foodstuff", "Scrap Metal",
            "Foodstuff", "Scrap Metal", "Foodstuff", "Scrap Metal",
            "Foodstuff", "Scrap Metal", "Foodstuff", "Scrap Metal",
            "Foodstuff", "Scrap Metal", "Foodstuff", "Scrap Metal",
            "Foodstuff", "Scrap Metal", "Foodstuff", "Scrap Metal",
            "Foodstuff", "Scrap Metal", "Foodstuff", "Scrap Metal",
            "Foodstuff", "Scrap Metal", "Foodstuff", "Scrap Metal",
            "Foodstuff", "Scrap Metal", "Foodstuff", "Scrap Metal",
            "Foodstuff", "Scrap Metal", "Foodstuff", "Scrap Metal",
            "Foodstuff", "Scrap Metal", "Foodstuff", "Scrap Metal",
            "Foodstuff", "Scrap Metal", "Foodstuff", "Scrap Metal",
            "Foodstuff", "Scrap Metal", "Foodstuff", "Scrap Metal",
            "Foodstuff", "Scrap Metal", "Foodstuff", "Scrap Metal",
            "Foodstuff", "Scrap Metal", "Foodstuff", "Scrap Metal",
            "Foodstuff", "Scrap Metal", "Foodstuff", "Scrap Metal",
            "Foodstuff", "Scrap Metal", "Foodstuff", "Scrap Metal",
            "Foodstuff", "Scrap Metal", "Foodstuff", "Scrap Metal",
            "Foodstuff", "Scrap Metal", "Foodstuff", "Scrap Metal",
            "Foodstuff", "Scrap Metal", "Foodstuff", "Scrap Metal",
            "Foodstuff", "Scrap Metal", "Foodstuff", "Scrap Metal",
            "Foodstuff", "Scrap Metal", "Foodstuff", "Scrap Metal",
            "Foodstuff", "Scrap Metal", "Foodstuff", "Scrap Metal",
            "Foodstuff", "Scrap Metal", "Foodstuff", "Scrap Metal"
        )),
        mu_cm = c(
            1757.68436640017, 2934.59565593209, 597.874324343362,
            77779.5680915577, 263.108550789681, 530.287994665669,
            84.5054946879393, 181.830484934846, 37.1220965378754,
            83.6717753906472, 19.2197556576055, 45.5492706074377,
            11.1570209359588, 55.0095948045152, 4.72794645499967,
            93.9551568497537, 2.44495610222524, 55.36754658186,
            0.777923655094276, 18.4862663753955, 0.381716299925961,
            8.30864892289049, 0.181077907891391, 2.6427526232671,
            0.131059027348193, 1.17346808582831, 0.111614499000265,
            0.633922804299104, 0.101618931142086,
            0.390914604933908, 0.0909529727995325,
            0.194149477428227, 0.0846674408966, 0.121994677801205,
            0.0747520801127955, 0.0652874576855549,
            0.068071066640188, 0.0488804954173088,
            0.0589577579301638, 0.037004704101759,
            0.0527497703673374, 0.0317147378349514,
            0.0481457980847012, 0.0284123901805244,
            0.0445143905348407, 0.0260261805077695,
            0.0390948726690168, 0.0226407832172357,
            0.0351473037254325, 0.020265280624407,
            0.0314266415241883, 0.0180871482695365,
            0.0286000914495581, 0.0165077959345551,
            0.0245495234540621, 0.0144119178202005,
            1675.42769686071, 8234.86099037987, 1593.84685051627,
            13725.6265344653, 1427.22359121216, 24244.6040367249,
            1050.32189195335, 48589.2932524994, 370.970083028677,
            25422.4473039222, 238.33069706415, 479.810874666379,
            179.753201675378, 365.878828154937, 116.344920246784,
            243.702399723152, 74.7286800470196, 161.930769231225,
            56.4060302671592, 122.207813855207, 36.5551992251371,
            82.2193079584069, 11.2440984709526, 64.1337662312931,
            9.42251446428816, 59.7548879209116, 7.58878571054552,
            133.117012881307, 1734.90822210026, 4399.70795767898,
            1711.95674852177, 5881.67575720039, 1685.25063191402,
            7601.65656694799, 1658.41473528191, 9339.60062275038,
            1489.20923270671, 20244.7879151883, 1308.50750861473,
            31913.4131649554, 2.83594222861884, 61.8446224719225,
            1748.29501711735, 3538.38803327637, 1738.85918590739,
            4330.71854587743, 4.34755035121363, 92.557470141899
        )
    )|>
    ggplot2::ggplot() +
    ggplot2::geom_line(
        mapping = ggplot2::aes(
            x = 1000 * E_MeV,
            y = mu_cm,
            linetype = Material
        )
    ) +
    ggplot2::scale_x_continuous(
        name = "Energy (keV)",
        trans = "log10",
        limits = c(1,2000),
        expand = c(0,0),
        labels = scales::trans_format(
            "log10",
            scales::math_format(10^.x)
        )
    ) +
    ggplot2::scale_y_continuous(
        name = "Attenuation Coefficienty (1 / cm)",
        trans = "log10",
        limits = c(1e-2, 1e5),
        n.breaks = 10,
        labels = scales::trans_format(
            "log10",
            scales::math_format(10^.x)
        )
    ) +
    ggplot2::ggtitle("Attenuation Coefficients of Truck Cargo") +
    ggplot2::theme_bw() +
    ggplot2::theme(
        legend.position = "bottom",
        strip.background = ggplot2::element_rect(
            fill = "white"
        )
    )

ggsave(
    paste(
        getwd(),
        "/",
        "data_raw/4_figure_generation/gg/",
        "fig-methods-cargo_atten.png",
        sep = ""
    ),
    plot = cargo_atten,
    width = 7,
    height = 5,
    units = "in",
    dpi = 1200
)
